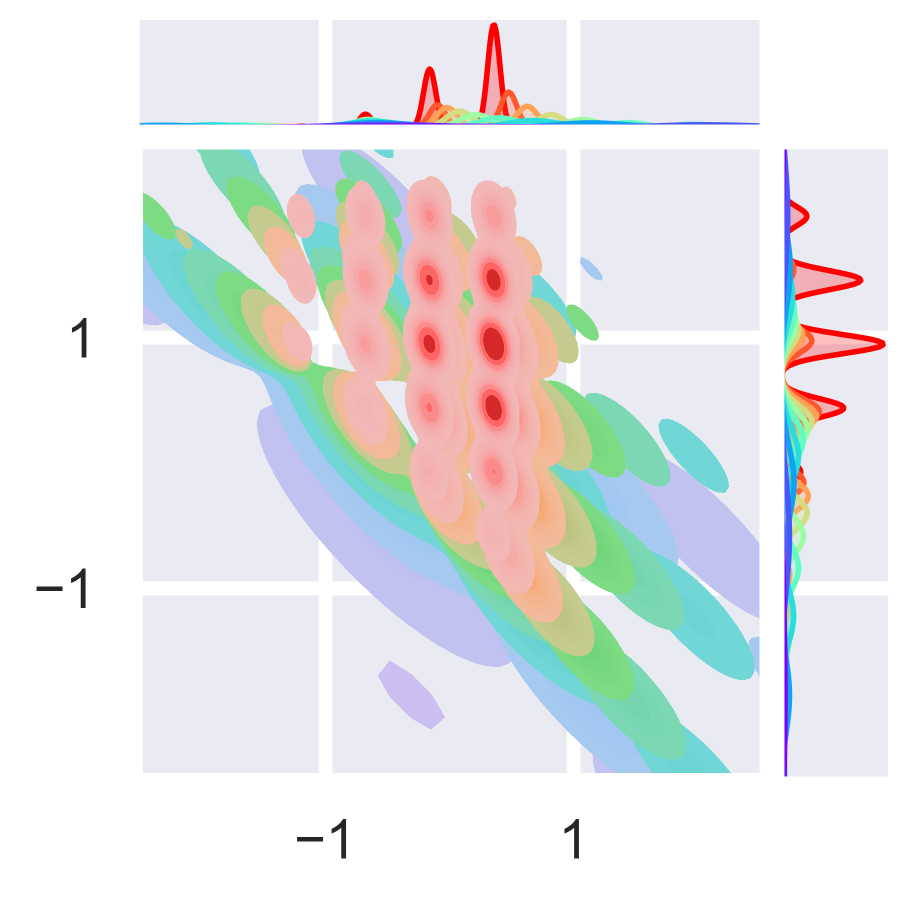
#> input picture Relevant Figures/FIG2 Element/K0.png, 1815 x 1806 px (shown at 1/2 size)
$ python Fig2_subplot.py
#> lines starting #> are read from the running program, lines starting #| are printed output that depends on the picture
#!/usr/bin/env python3
# -*- coding: utf-8 -*-
"""
Created on Sat Dec 17 18:03:44 2022

@author: aliciaglenda
"""

import matplotlib as mpl
from matplotlib import cm
import matplotlib.pyplot as plt
from qutip import *
import numpy as np
from matplotlib.colors import LinearSegmentedColormap
from collections import Counter
from matplotlib import cm
from matplotlib import colors
import seaborn as sns
import pandas as pd
from pandas import Series, DataFrame
import matplotlib.image as mpimg

from matplotlib import colors
from matplotlib import rc
import matplotlib.patches as mpatches

#plt.rcdefaults()
mpl.rcParams['font.family']= 'sans-serif'
mpl.rcParams['font.serif'] = 'Computer Modern Roman'
mpl.rcParams['font.sans-serif']= 'Computer Modern Sans Serif'
mpl.rcParams['mathtext.fontset']='stix'
mpl.rcParams['mathtext.rm'] = 'sans'
mpl.rcParams['mathtext.it'] = 'sans:italic'
mpl.rcParams['mathtext.default']='it'
mpl.rcParams['mathtext.bf']= 'sans:bold'

sns.set(style="darkgrid")
sns.set_context("poster", font_scale = 0.37 , rc={"grid.linewidth": 1})

fig,axs=plt.subplots( 2, 3, figsize=(6.772, 5))
plt.subplots_adjust(hspace=0.02,wspace=0.05)

axs[0, 0].imshow(mpimg.imread('K0.png'))
axs[0, 1].imshow(mpimg.imread('K1.png'))
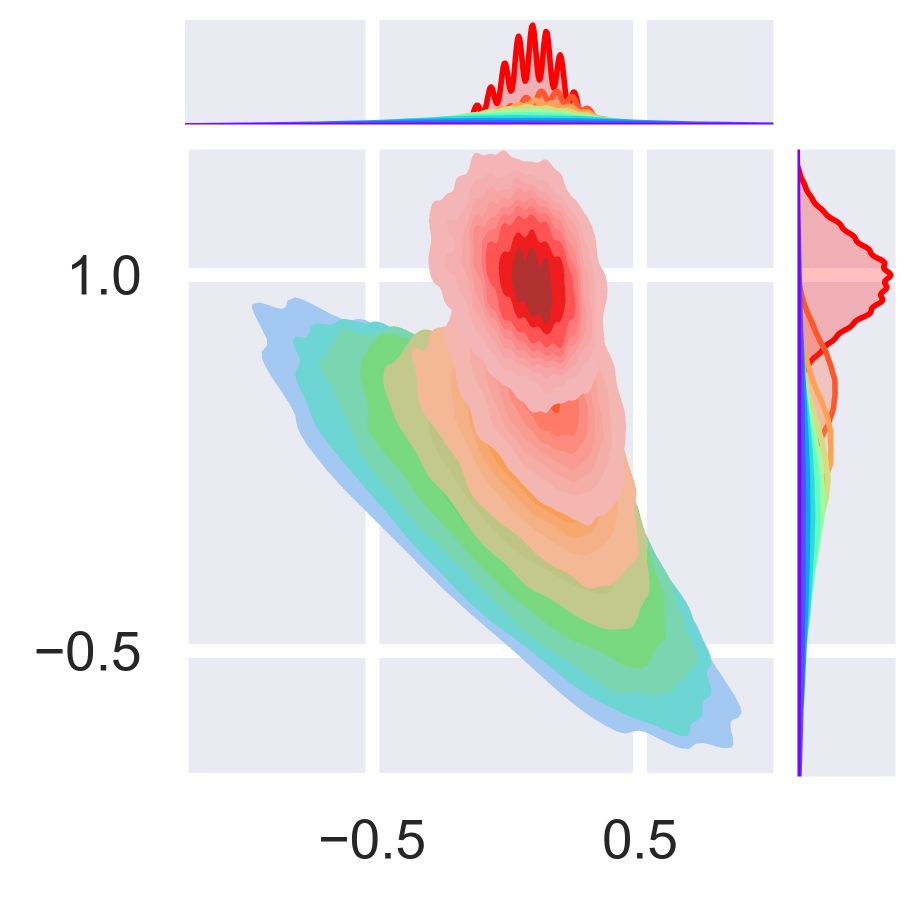
#> input picture Relevant Figures/FIG2 Element/K1.png, 1830 x 1806 px (shown at 1/2 size)
axs[0, 2].imshow(mpimg.imread('K2.png'))
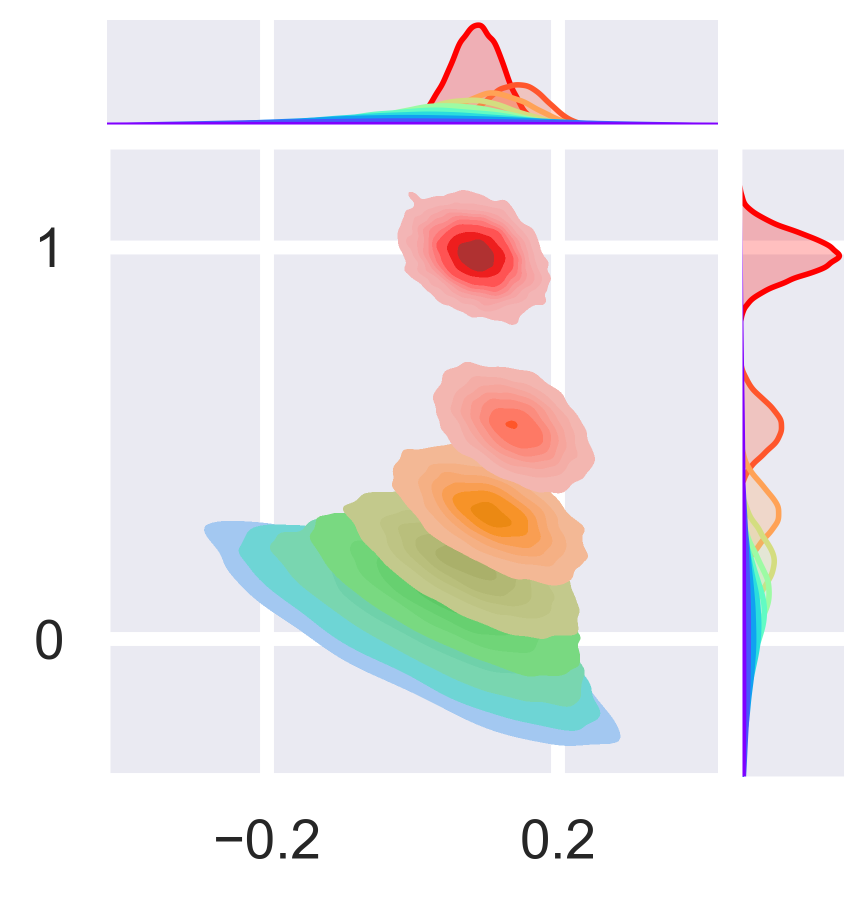
#> input picture Relevant Figures/FIG2 Element/K2.png, 1728 x 1806 px (shown at 1/2 size)
axs[1, 0].imshow(mpimg.imread('K3.png'))
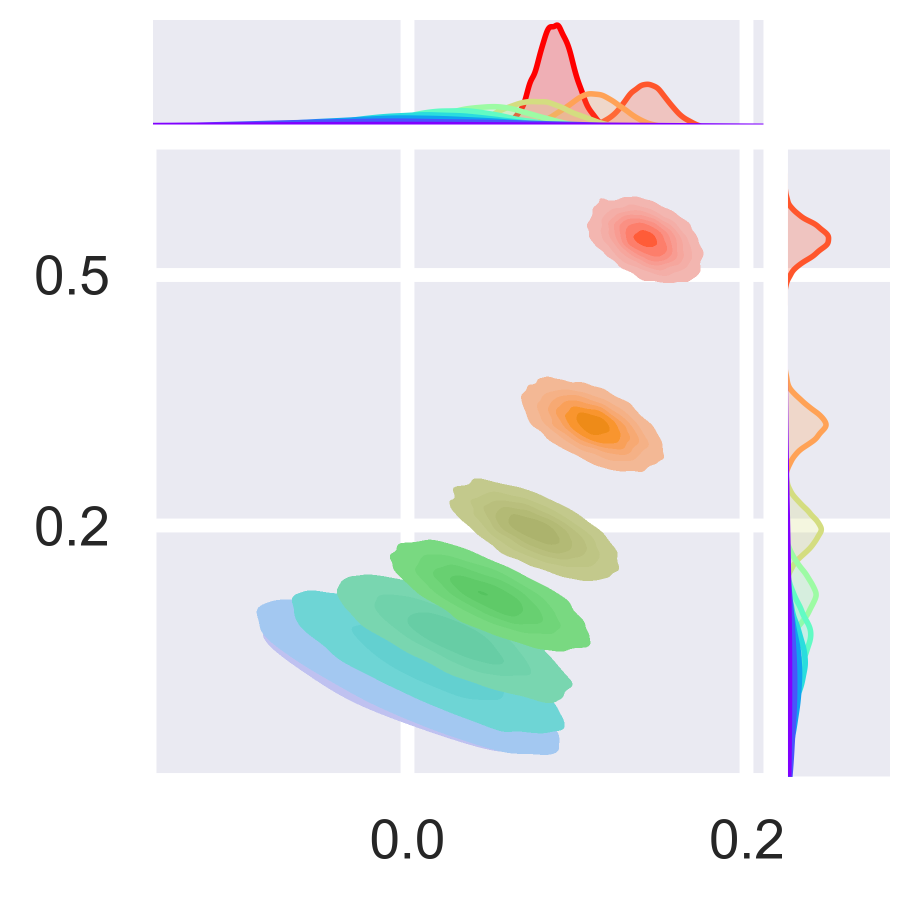
#> input picture Relevant Figures/FIG2 Element/K3.png, 1819 x 1806 px (shown at 1/2 size)
axs[1, 1].imshow(mpimg.imread('K4.png'))
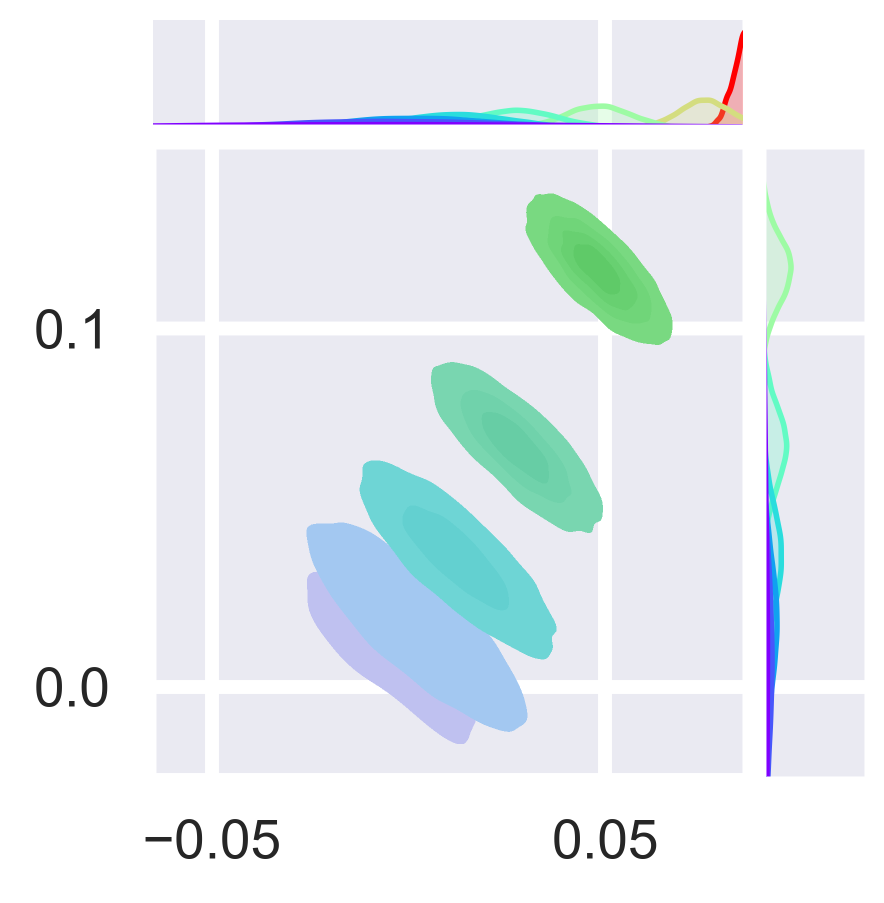
#> input picture Relevant Figures/FIG2 Element/K4.png, 1768 x 1806 px (shown at 1/2 size)
axs[1, 2].imshow(mpimg.imread('K5.png'))
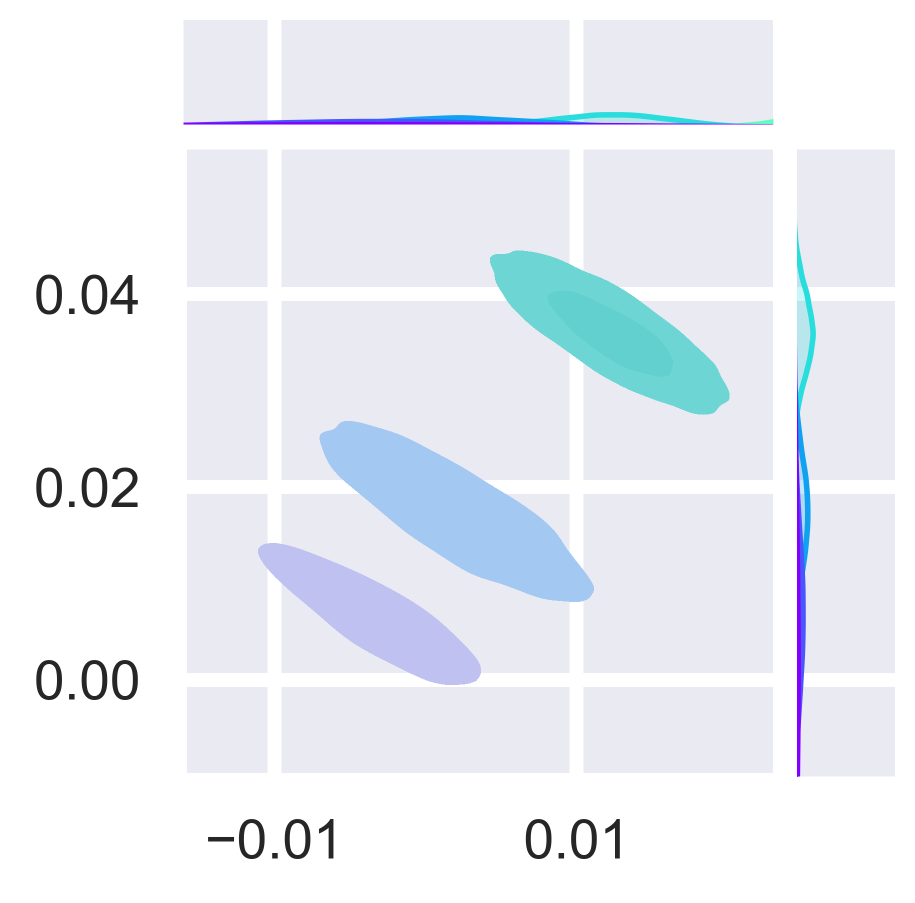
#> input picture Relevant Figures/FIG2 Element/K5.png, 1830 x 1806 px (shown at 1/2 size)
[ax.set_axis_off() for ax in axs.ravel()]
axs[1,2].text(1970, -2200, '$g$')

axs[0,0].text(800, -80, '$N=5$')
axs[0,1].text(800, -80, '$N=50$')
axs[0,2].text(800, -80, '$N=500$')
axs[1,0].text(800, -80, '$N=5000$')

cmap = mpl.cm.rainbow
norm = mpl.colors.Normalize(vmin=0.1, vmax=1)
cax = axs[0,2].inset_axes([1.06, -0.88, 0.09, 1.865])
cbar=fig.colorbar(mpl.cm.ScalarMappable(norm=norm, cmap=cmap), cax=cax, ax=axs[:], pad=0.03,orientation='vertical',ticks=[0.1,0.2,0.3,0.4,0.5,0.6,0.7,0.8,0.9,1.0])
cbar.ax.tick_params(width=0.5,length=3)


plt.savefig('Fig2.png',dpi=400,bbox_inches ='tight')
plt.show()
